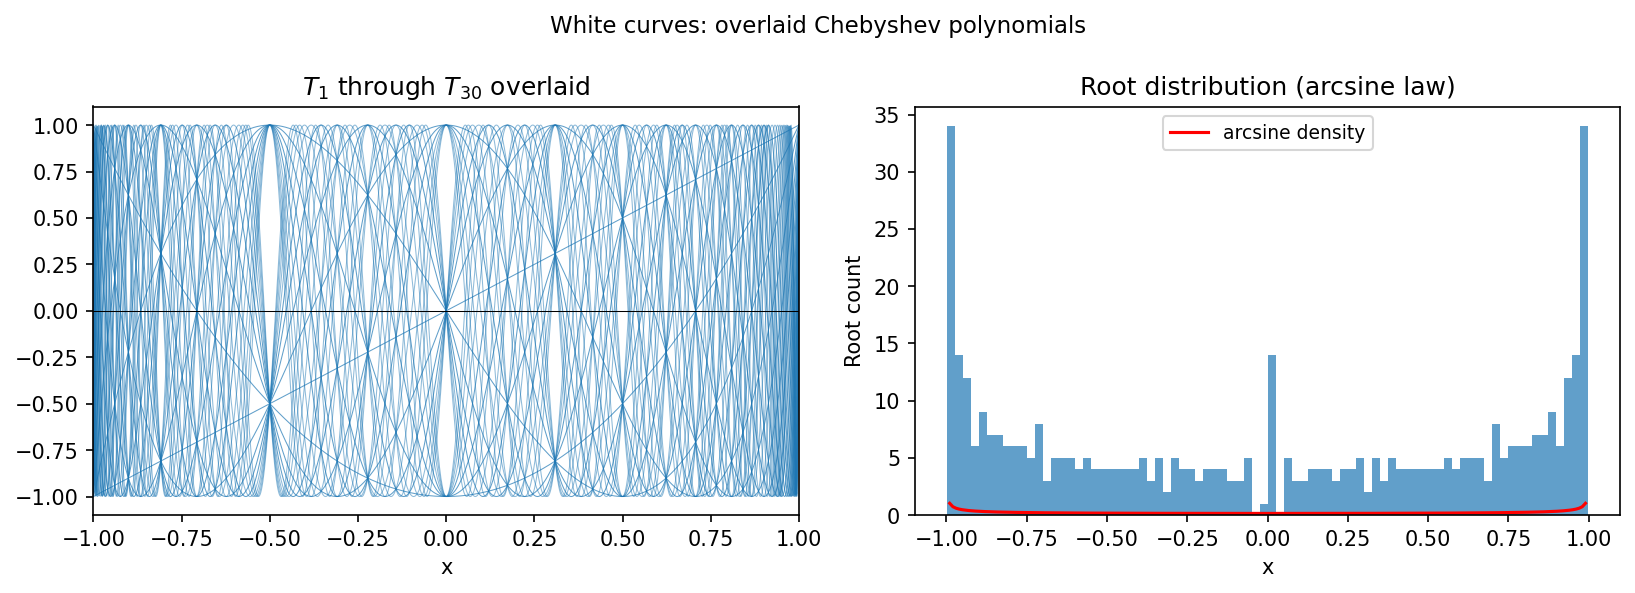

Recreate this plot in Python.
"""The white curves of Ortiz and Rivlin.

Ortiz and Rivlin (1983) observed that the graph of Chebyshev polynomials
on [-1,1] shows striking "white curve" patterns.  This example plots many
overlapping Chebyshev polynomials and highlights the root structure.

Credit: Inspired by Chebfun example roots/WhiteCurves.m
(Stefan Guettel, November 2011).
Original MATLAB Chebfun: Copyright 2017 by The University of Oxford and
The Chebfun Developers. See https://www.chebfun.org/ for Chebfun information.
"""

import matplotlib
matplotlib.use("Agg")
import matplotlib.pyplot as plt
import jax.numpy as jnp
import numpy as np
import sys, os
sys.path.insert(0, os.path.join(os.path.dirname(__file__), '..', '..', 'src'))

import chebfunjax as cj


def run():
    print("=" * 60)
    print("White curves of Ortiz and Rivlin")
    print("=" * 60)

    xs = np.linspace(-1.0, 1.0, 1000)
    pi = float(jnp.pi)

    N = 30  # number of Chebyshev polynomials to plot

    print(f"\nOverlaying T_1 through T_{N} on [-1,1]...")

    # T_n(x) = cos(n * arccos(x))
    all_ys = np.zeros((N, len(xs)))
    for n in range(1, N + 1):
        # Use recurrence for stability
        T_n = np.cos(n * np.arccos(np.clip(xs, -1.0, 1.0)))
        all_ys[n - 1] = T_n

    # Verify a few Chebyshev polynomials via chebfunjax
    print("\nVerifying T_n via Chebfun:")
    for n in [5, 10, 20]:
        coeffs = jnp.zeros(n + 1).at[n].set(1.0)
        f = cj.Chebfun.from_coeffs(coeffs)
        test_pts = jnp.array([-0.7, 0.0, 0.5, 0.9])
        computed = np.array(f(test_pts))
        exact = np.cos(n * np.arccos(np.clip(np.array(test_pts), -1.0, 1.0)))
        err = np.max(np.abs(computed - exact))
        print(f"  T_{n}: max err = {err:.2e}")
        assert err < 1e-10, f"T_{n} error: {err}"

    # Count total roots across all T_n (T_n has n roots)
    total_expected = sum(range(1, N + 1))  # 1+2+...+N
    print(f"\nTotal roots of T_1..T_{N} = {total_expected}")

    # Collect all Chebyshev roots
    all_roots_x = []
    all_roots_n = []
    for n in range(1, N + 1):
        # Exact roots of T_n
        k = np.arange(1, n + 1)
        r_k = np.cos((2.0 * k - 1.0) * pi / (2.0 * n))
        all_roots_x.extend(r_k.tolist())
        all_roots_n.extend([n] * n)

    # --- Plots ---
    _here = os.path.dirname(os.path.abspath(__file__))
    fig, axes = plt.subplots(1, 2, figsize=(11, 4))

    # Left: overlaid Chebyshev polynomials
    for n in range(1, N + 1):
        alpha = 0.5 if n > 15 else 0.7
        axes[0].plot(xs, all_ys[n - 1], color="#1e77b4", linewidth=0.5, alpha=alpha)
    axes[0].axhline(0, color="k", linewidth=0.5)
    axes[0].set_xlim(-1, 1)
    axes[0].set_ylim(-1.1, 1.1)
    axes[0].set_title(f"$T_1$ through $T_{{{N}}}$ overlaid")
    axes[0].set_xlabel("x")

    # Right: root density (histogram)
    axes[1].hist(all_roots_x, bins=80, color="#1e77b4", alpha=0.7, edgecolor="none")
    axes[1].set_xlabel("x")
    axes[1].set_ylabel("Root count")
    xs_arcos = np.linspace(-1 + 0.01, 1 - 0.01, 200)
    # The arcsine density ~ 1/sqrt(1-x^2)
    density_norm = (N * (N + 1) / 2) / 80
    axes[1].plot(xs_arcos, density_norm / np.sqrt(1 - xs_arcos**2) * 0.025,
                 'r-', linewidth=1.5, label="arcsine density")
    axes[1].set_title("Root distribution (arcsine law)")
    axes[1].legend(fontsize=9)

    fig.suptitle("White curves: overlaid Chebyshev polynomials", fontsize=11)
    fig.tight_layout()
    fig.savefig(os.path.join(_here, "white_curves.png"), dpi=150, bbox_inches="tight")
    plt.close(fig)

    print("\nAll assertions passed.")
    return True


if __name__ == "__main__":
    run()
